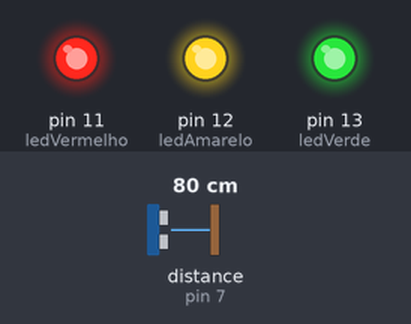
This sketch was run on a simulated Arduino Uno, built with avr-gcc and run on an emulated ATmega328P. On the bench: output pins drawn as LEDs (lit = HIGH). Inputs (shaded band) come from the test bench; at power-on: distance to the obstacle (sensor on pin 7) 80 cm. The echo pulse lasts 58.3 µs per cm; what the sketch prints to the serial monitor is not drawn.

Above: at 0.1 s.
Timing chart, 0 to 1.6 s (numbered marks = the images above):
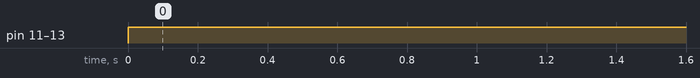

Measured:
- by itself, pin 11 (ledVermelho), pin 12 (ledAmarelo), pin 13 (ledVerde): LOW → HIGH at 0.00 s

The sketch:

medidor_distancia2.ino
```cpp
#include <Ultrasonic.h>   //Carrega a biblioteca Ultrasonic
#define tempo 500
int frequencia = 2000;
int atraso = 1000;

//Define o pino do Arduino a ser utilizado com o pino Trigger do sensor
#define PINO_TRIGGER 6
//Define o pino do Arduino a ser utilizado com o pino Echo do sensor
#define PINO_ECHO   7
//Declaração das constantes referentes aos pinos digitais.
const int ledVerde = 13;
const int ledAmarelo = 12;
const int ledVermelho = 11;

//Inicializa o sensor ultrasonico
Ultrasonic ultrasonic(PINO_TRIGGER, PINO_ECHO);

void setup()
{
  Serial.begin(9600); //Inicializa a serial
  pinMode(ledVerde,OUTPUT); //13 como de saída.
  pinMode(ledAmarelo,OUTPUT); //12 como de saída.
  pinMode(ledVermelho,OUTPUT); //11 como de saída.
}

void loop()
{
  //Apagando todos os leds
  digitalWrite(ledVerde,HIGH);
  digitalWrite(ledAmarelo,HIGH);
  digitalWrite(ledVermelho,HIGH);

  float cmMsec, inMsec;

  //Le os dados do sensor, com o tempo de retorno do sinal
  long microsec = ultrasonic.timing();

  //Calcula a distancia em centimetros
  cmMsec = ultrasonic.convert(microsec, Ultrasonic::CM);

  Serial.print("cmMsec");
  Serial.print(cmMsec);

  //Ajusta o atraso de acordo com a distancia
  if (cmMsec > 80)
  {
    atraso = 2000;
    digitalWrite(ledVerde,HIGH);
  }
  else if (cmMsec >50 && cmMsec<80)
  {
    atraso = 1500;
    digitalWrite(ledAmarelo,HIGH);
  }
  else if (cmMsec >30 && cmMsec<50)
  {
    atraso = 1200;
    digitalWrite(ledVermelho,HIGH);
  }
  else if (cmMsec > 10 && cmMsec < 30)
  {
    atraso = 700;
  }
  else if (cmMsec < 10)
  {
    atraso = 300;
  }

  //Apresenta os dados, em centimetros, na Serial
  Serial.print("Cent: ");
  Serial.print(cmMsec);
  Serial.print(" atraso : ");
  Serial.println(atraso);
  delay(atraso);
}
```
